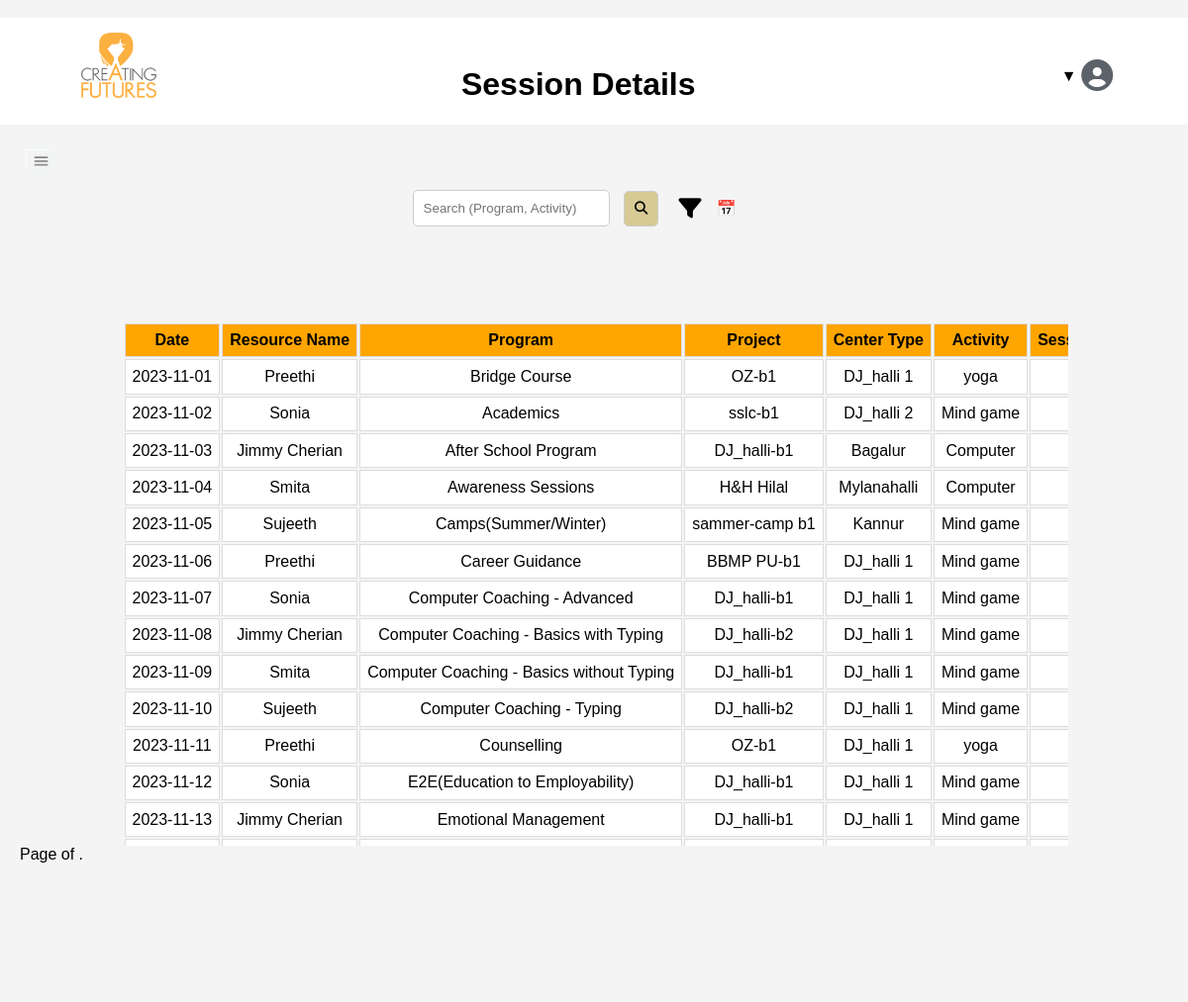
The page /Session_main/ (upper part) on the database as committed earlier.
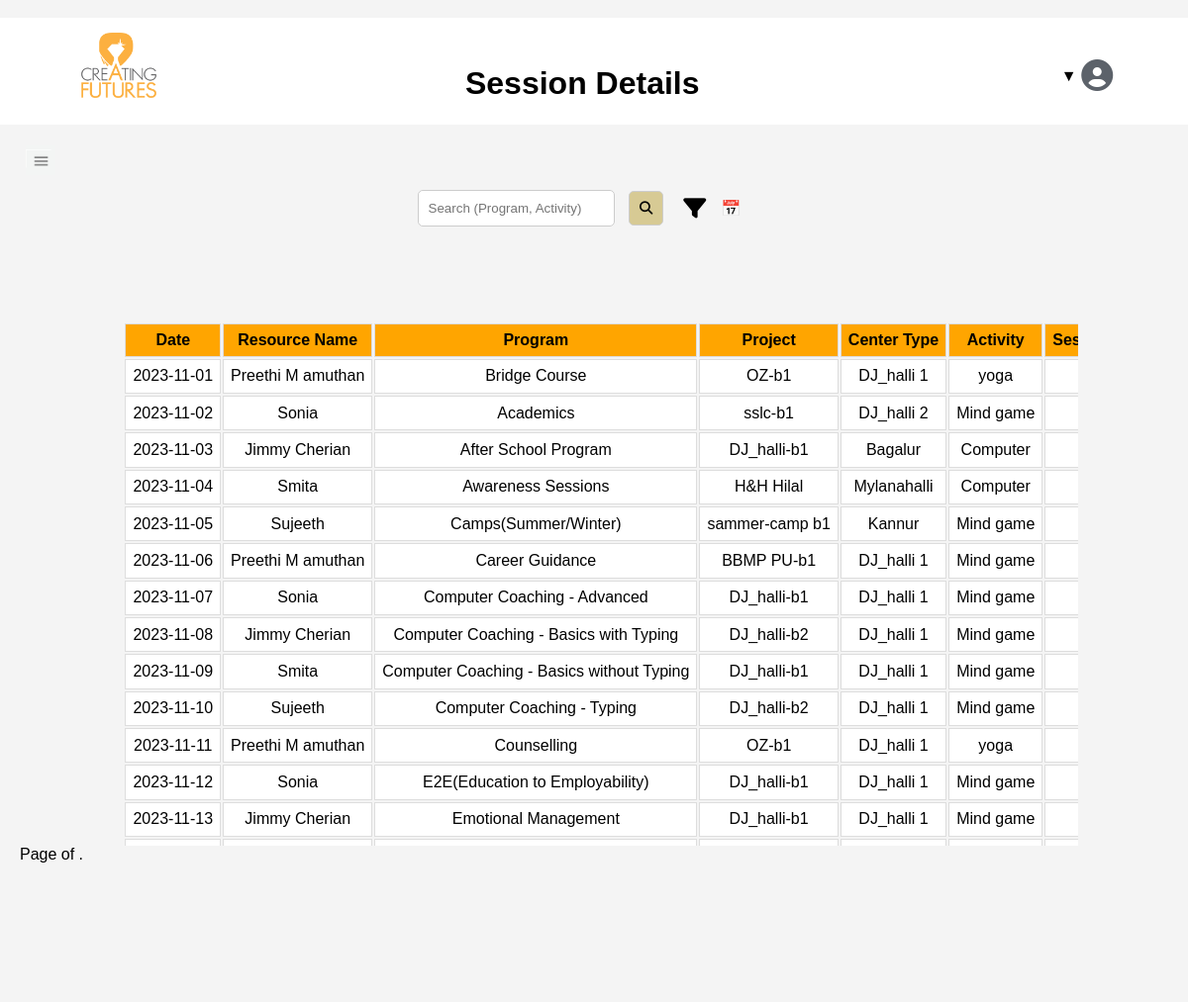
The same page on the database as committed later.
### Emp_app/models.py (models this page shows)
class Program(models.Model):
    pgm_id = models.AutoField(db_column='PGM_ID', primary_key=True)  # Field name made lowercase.
    emp = models.ForeignKey(EmpDetails, models.DO_NOTHING, db_column='EMP_ID')  # Field name made lowercase.
    xref = models.ForeignKey('Xref', models.DO_NOTHING, db_column='XREF_ID')  # Field name made lowercase.
    date = models.CharField(max_length=255,db_column='Date', blank=True, null=True)  # Field name made lowercase.
    activity = models.TextField(db_column='Activity', blank=True, null=True)  # Field name made lowercase.
    center_type = models.IntegerField(db_column='Center_Type', blank=True, null=True)  # Field name made lowercase.
    trainer_type = models.IntegerField(db_column='Trainer_Type', blank=True, null=True)  # Field name made lowercase.
    sponsor = models.IntegerField(db_column='Sponsor', blank=True, null=True)  # Field name made lowercase.
    beneficiaries = models.IntegerField(db_column='Beneficiaries', blank=True, null=True)  # Field name made lowercase.
    category = models.IntegerField(db_column='Category', blank=True, null=True)  # Field name made lowercase.
    duration = models.IntegerField(db_column='Duration', blank=True, null=True)  # Field name made lowercase.
    status = models.IntegerField(db_column='Status', blank=True, null=True)  # Field name made lowercase.
    comments = models.TextField(db_column='Comments', blank=True, null=True)  # Field name made lowercase.
    class Meta:
        managed = False
        db_table = 'Program'

class EmpDetails(models.Model):
    emp_id = models.AutoField(db_column='EMP_ID', primary_key=True, blank=True)  # Field name made lowercase.
    username = models.ForeignKey('AuthUser', models.DO_NOTHING, db_column='username', to_field='username', blank=True, null=True)
    fullname = models.CharField(max_length=255,blank=True, null=True)
    address = models.CharField(blank=True, null=True,max_length=255)
    dob = models.CharField(max_length=255,db_column='Dob', blank=True, null=True)  # Field name made lowercase.
    phone_number = models.IntegerField(db_column='Phone_Number', blank=True, null=True)  # Field name made lowercase.
    email_id = models.CharField(max_length=255,db_column='Email_Id', blank=True, null=True)  # Field name made lowercase.
    gender = models.CharField(max_length=255,db_column='Gender', blank=True, null=True)  # Field name made lowercase.
    center = models.IntegerField(db_column='Center', blank=True, null=True)  # Field name made lowercase.
    designation = models.CharField(max_length=255,db_column='Designation', blank=True, null=True)  # Field name made lowercase.
    date_of_joining = models.CharField(max_length=255,db_column='Date_of_Joining', blank=True, null=True)  # Field name made lowercase.
    education_qualification = models.CharField(max_length=255,db_column='Education_Qualification', blank=True, null=True)  # Field name made lowercase.
    status = models.IntegerField(db_column='Status', blank=True, null=True)  # Field name made lowercase.
    resource_type = models.IntegerField(db_column='Resource_Type', blank=True, null=True)  # Field name made lowercase.
    date_of_resigning = models.CharField(max_length=255,db_column='Date_of_resigning', blank=True, null=True)  # Field name made lowercase.
    bank_name = models.CharField(max_length=255,db_column='Bank_Name', blank=True, null=True)  # Field name made lowercase.
    name_as_per_bank = models.CharField(max_length=255,db_column='Name_As_per_Bank', blank=True, null=True)  # Field name made lowercase.
    account_number = models.CharField(db_column='Account_Number', blank=True, null=True, max_length=255)  # Field name made lowercase.
    ifsc = models.CharField(max_length=255,db_column='IFSC', blank=True, null=True)  # Field name made lowercase.
    branch = models.CharField(max_length=255,db_column='Branch', blank=True, null=True)  # Field name made lowercase.
    account_type = models.IntegerField(db_column='Account_Type', blank=True, null=True)  # Field name made lowercase.
    class Meta:
        managed = False
        db_table = 'Emp_details'

class Xref(models.Model):
    xref_id = models.AutoField(db_column='XREF_ID', primary_key=True)  # Field name made lowercase.
    date = models.DateField(db_column='Date', blank=True, null=True)  # Field name made lowercase.
    program_name = models.IntegerField(blank=True, null=True)
    project_name = models.CharField(max_length=255,db_column='Project_name', blank=True, null=True)  # Field name made lowercase.
    class Meta:
        managed = False
        db_table = 'Xref'

### Emp_app/views.py (the view)
# urls.py: path('Session_main/', views.Session_main, name='Session_main'),
def Session_main(request):
    programs = Program.objects.all()  # Fetch all program records from the database
    project_names = Xref.objects.values('project_name').distinct()
    program_names = Xref.objects.values("program_name").distinct()
    centers = Program.objects.values('center_type').distinct()  # Adjusted to 'center_type'
    trainers = Program.objects.values('trainer_type').distinct()
    context = {'programs': programs, 'program_names':program_names,'project_names': project_names,'centers': centers,
        'trainers': trainers}
    if request.method == 'POST':
        data = json.loads(request.body)
        program_filter = data.get('program')
        project_filter = data.get('project')
        center_filter = data.get('center')
        trainer_filter = data.get('trainer')
        programs = Program.objects.all()
        if program_filter:
            programs = programs.filter(pgm_id__program_name=program_filter)
        if project_filter:
            programs = programs.filter(xref__project_name=project_filter)
        if center_filter:
            programs = programs.filter(center_type=center_filter)
        if trainer_filter:
            programs = programs.filter(trainer_type=trainer_filter)
        programs_data = list(programs.values())  # Adjust as needed to serialize your data
        return JsonResponse({'programs': programs_data})  # Send the filtered data back to the front end
    else:
        from_date_str = request.GET.get('from_date')
        to_date_str = request.GET.get('to_date')
        from_date = datetime.strptime(from_date_str, '%Y-%m-%d').date() if from_date_str else None
        to_date = datetime.strptime(to_date_str, '%Y-%m-%d').date() if to_date_str else None
        return render(request, 'Emp_app/Session_main.html', context)

### Emp_app/templatetags/lower_filter.py (called while the page is built)
@register.filter()
def centertype_to_string(value):
    centertype_names = {
        1: "DJ_halli 1",
        2: "DJ_halli 2",
        3: "Bagalur",
        4: "Mylanahalli",
        5: "Kannur",
        6: "Koramangala"
    }
    return centertype_names.get(value, f"{value}")

@register.filter()
def TrainerType_to_string(value):
    TrainerType_names = {
        1: "Lead",
        2: "CO-Facilator",
        3: "Volunteer Type",
    }
    return TrainerType_names.get(value, f"{value}")

### Emp_app/templates/Emp_app/Session_main.html (shortened to what this page needs)
﻿{% extends "Emp_app/base.html" %}
{% load lower_filter %}
{% block content %}
<h1>Session Details</h1>
<div class="container">
    <div class="search-box">
        <input type="text" name="q" placeholder="Search (Program, Activity)" required>
        <button type="submit" class="search-btn"><i class="fas fa-search"></i></button>
    </div>
    <i class="fas fa-filter filter-icon"></i>
    <div id="date-icon" style="cursor:pointer;">
        📅
    </div>
</div>
<form method="post" action="{% url 'save_session' %}">
    <div id="scrollable-table" style="margin-right:50%;">
        <table id="sessionsTable" class="table" style=" margin-left: 13%;">
            <tr bgcolor="orange">
                <th>Date</th>
                <th>Resource Name</th>
                <th>Program</th>
                <th>Project</th>
                <th>Center Type</th>
                <th>Activity</th>
                <th>Session_Number</th>
            </tr>
            {% for program in programs %}
            <tr bgcolor="white">
                <td>{{program.date }}</td>
                <td>{{program.emp.fullname}}</td>
                <td>{{program.pgm_id|program_to_string }}</td>
                <td>{{program.xref.project_name }}</td>
                <td>{{program.center_type|centertype_to_string}}</td>
                <td>{{program.activity }}</td>
                <td>{{program.trainer_type}}</td>
            </tr>
            {% endfor %}
        </table>
        <div class="pagination">
            <span class="step-links">
                <span class="current">
                    Page {{ page_obj.number }} of {{ page_obj.paginator.num_pages }}.
                </span>
            </span>
        </div>
    </div>
</form>
    {% endblock %}

Rows that differ between the two databases and show on the page:
changed through a linked row, Program "Bridge Course": emp.fullname "Preethi" → "Preethi M amuthan"
changed through a linked row, Program "Career Guidance": emp.fullname "Preethi" → "Preethi M amuthan"
changed through a linked row, Program "Counselling": emp.fullname "Preethi" → "Preethi M amuthan"
